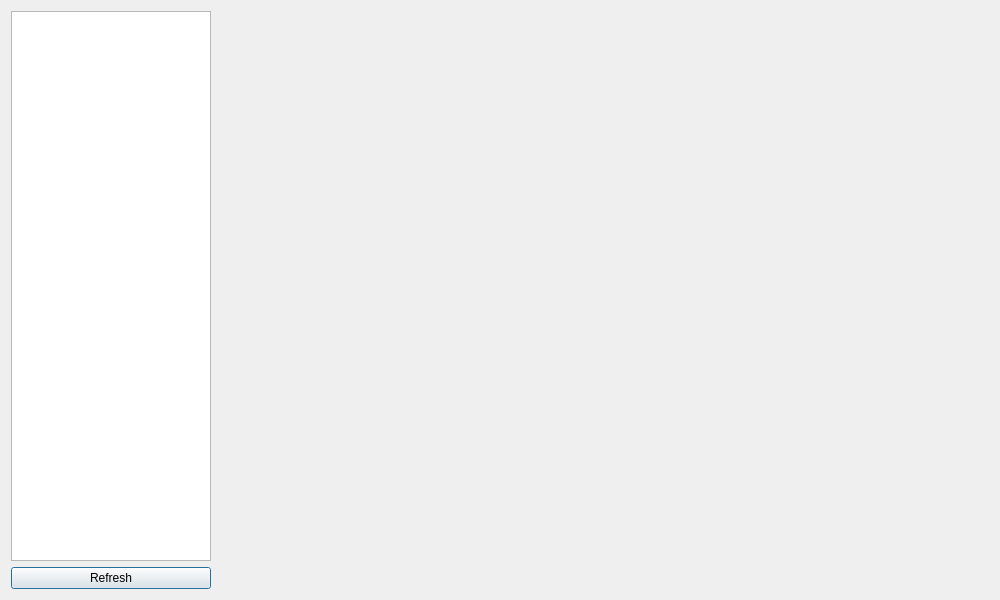
<?xml version="1.0" encoding="UTF-8"?>
<ui version="4.0">
 <class>Reports</class>
 <widget class="QDialog" name="Reports">
  <property name="geometry">
   <rect>
    <x>0</x>
    <y>0</y>
    <width>1000</width>
    <height>600</height>
   </rect>
  </property>
  <property name="windowTitle">
   <string>Reports</string>
  </property>
  <layout class="QVBoxLayout" name="verticalLayout">
   <item>
    <layout class="QHBoxLayout" name="horizontalLayout" stretch="0,2">
     <item>
      <layout class="QVBoxLayout" name="verticalLayout_2">
       <item>
        <widget class="QListWidget" name="availableWidgets">
         <property name="sizePolicy">
          <sizepolicy hsizetype="Fixed" vsizetype="Expanding">
           <horstretch>200</horstretch>
           <verstretch>0</verstretch>
          </sizepolicy>
         </property>
         <property name="maximumSize">
          <size>
           <width>200</width>
           <height>16777215</height>
          </size>
         </property>
         <property name="baseSize">
          <size>
           <width>0</width>
           <height>0</height>
          </size>
         </property>
         <property name="selectionBehavior">
          <enum>QAbstractItemView::SelectRows</enum>
         </property>
        </widget>
       </item>
       <item>
        <layout class="QHBoxLayout" name="horizontalLayout_2">
         <item>
          <widget class="QPushButton" name="Refresh">
           <property name="focusPolicy">
            <enum>Qt::StrongFocus</enum>
           </property>
           <property name="text">
            <string>Refresh</string>
           </property>
          </widget>
         </item>
        </layout>
       </item>
      </layout>
     </item>
     <item>
      <widget class="QStackedWidget" name="pWidget">
       <property name="sizePolicy">
        <sizepolicy hsizetype="Expanding" vsizetype="Expanding">
         <horstretch>0</horstretch>
         <verstretch>0</verstretch>
        </sizepolicy>
       </property>
      </widget>
     </item>
    </layout>
   </item>
  </layout>
 </widget>
 <resources/>
 <connections/>
</ui>
